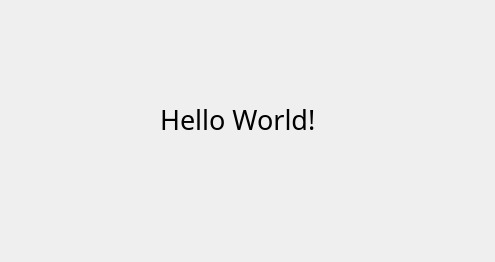
<?xml version="1.0" encoding="UTF-8"?>
<ui version="4.0">
 <class>Widget</class>
 <widget class="QWidget" name="Widget">
  <property name="geometry">
   <rect>
    <x>0</x>
    <y>0</y>
    <width>495</width>
    <height>262</height>
   </rect>
  </property>
  <property name="windowTitle">
   <string>Widget</string>
  </property>
  <widget class="QLabel" name="label">
   <property name="geometry">
    <rect>
     <x>160</x>
     <y>80</y>
     <width>209</width>
     <height>79</height>
    </rect>
   </property>
   <property name="font">
    <font>
     <family>思源黑体</family>
    </font>
   </property>
   <property name="text">
    <string>&lt;html&gt;&lt;head/&gt;&lt;body&gt;&lt;p&gt;&lt;span style=&quot; font-size:20pt;&quot;&gt;Hello World!&lt;/span&gt;&lt;/p&gt;&lt;/body&gt;&lt;/html&gt;</string>
   </property>
  </widget>
 </widget>
 <resources/>
 <connections/>
</ui>
